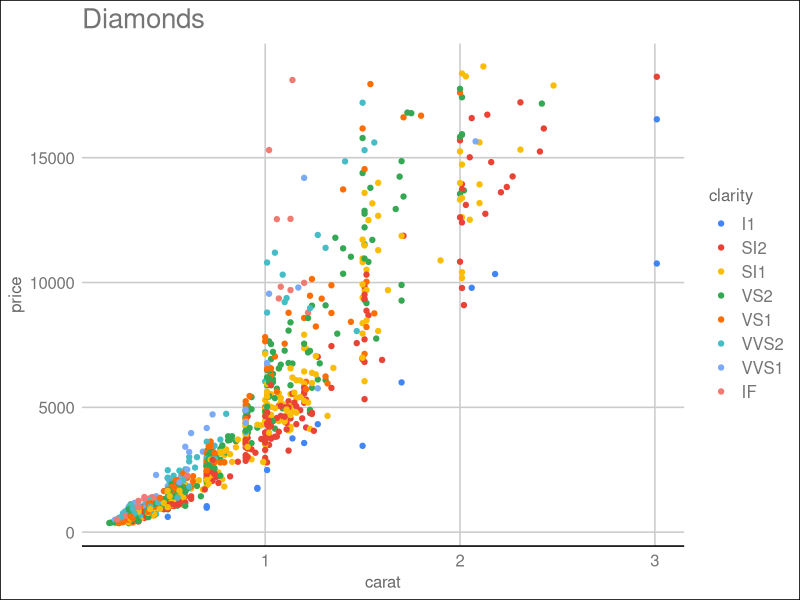

Here is the R script that generated this plot:
## ---- chunk 1
library(ggplot2)
library(ggthemes)
## ---- chunk 2
dsamp <- diamonds[sample(nrow(diamonds), 1000), ]
(d <- qplot(carat, price, data=dsamp, colour=clarity)
 + theme_gdocs()
 + ggtitle("Diamonds")
 + scale_color_gdocs())



